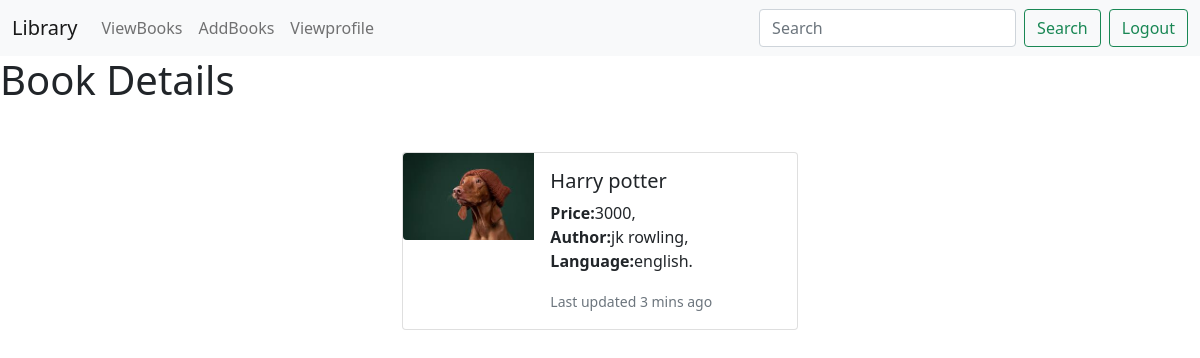
Screenshot of /detail/1 (signed in) with the database file from the repository.
### books/models.py (models this page shows)
class Book(models.Model):
    title=models.CharField(max_length=20)
    author=models.CharField(max_length=20)
    language = models.CharField(max_length=20)
    pages=models.IntegerField()
    price=models.IntegerField()
    cover=models.ImageField(upload_to="images")
    pdf=models.FileField(upload_to="pdf")

### books/views.py (the view)
# urls.py: path('detail/<int:p>',views.detail,name="detail"),
@login_required
def detail(request,p):
     k= Book.objects.get(id=p)
     context = {'book':k}
     return render(request,"detail.html",context)

### template/detail.html
{% extends 'base.html' %}
{% block content %}
<h1>Book Details</h1>
<div class="container mt-5 d-flex justify-content-center">
    <div class="card mb-3" style="max-width: 540px;">
  <div class="row g-0">
    <div class="col-md-4">
      <img src="{{book.cover.url}}" class="img-fluid rounded-start" alt="..." height="350px" width="200px">
    </div>
    <div class="col-md-8">
      <div class="card-body">
        <h5 class="card-title">{{book.title}}</h5>
        <p class="card-text"><b>Price:</b>{{book.price}},<br>
            <b>Author:</b>{{book.author}},<br>
            <b>Language:</b>{{book.language}}.</p>
        <p class="card-text"><small class="text-muted">Last updated 3 mins ago</small></p>
      </div>
    </div>
  </div>
</div>
</div>
{% endblock %}

### static/css/style.css (style rules this page uses)
body { background-color:red; }

### rows the page displays
Book: cover (picture), title "Harry potter", price "3000", author "jk rowling", language "english"
